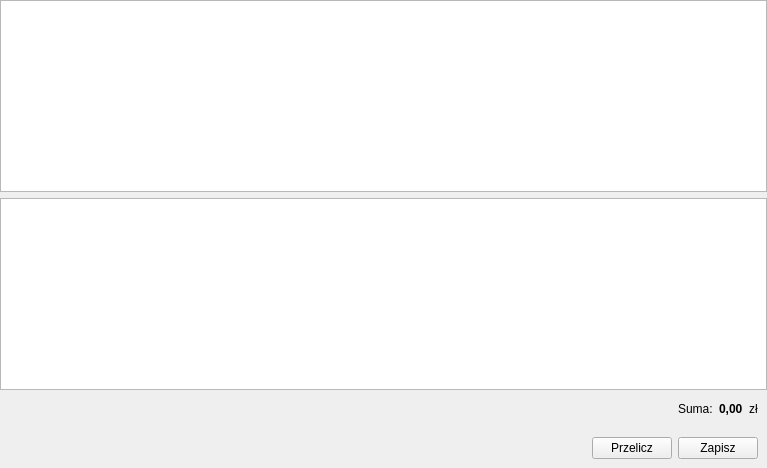
        <widget class="QWidget" name="tab_transport_cz">
         <attribute name="title">
          <string>Transport Cz</string>
         </attribute>
         <layout class="QVBoxLayout" name="verticalLayout_13">
          <property name="spacing">
           <number>0</number>
          </property>
          <property name="leftMargin">
           <number>0</number>
          </property>
          <property name="topMargin">
           <number>0</number>
          </property>
          <property name="rightMargin">
           <number>0</number>
          </property>
          <property name="bottomMargin">
           <number>0</number>
          </property>
          <item>
           <widget class="QWidget" name="widget_14" native="true">
            <layout class="QVBoxLayout" name="verticalLayout_12">
             <property name="spacing">
              <number>0</number>
             </property>
             <property name="leftMargin">
              <number>0</number>
             </property>
             <property name="topMargin">
              <number>0</number>
             </property>
             <property name="rightMargin">
              <number>0</number>
             </property>
             <property name="bottomMargin">
              <number>0</number>
             </property>
             <item>
              <widget class="QWidget" name="widget_31" native="true">
               <layout class="QVBoxLayout" name="verticalLayout_20">
                <property name="leftMargin">
                 <number>0</number>
                </property>
                <property name="topMargin">
                 <number>0</number>
                </property>
                <property name="rightMargin">
                 <number>0</number>
                </property>
                <property name="bottomMargin">
                 <number>0</number>
                </property>
                <item>
                 <widget class="QTableWidget" name="tab_wyliczenia_liderzy"/>
                </item>
                <item>
                 <widget class="QTableWidget" name="tab_dane_liderzy"/>
                </item>
               </layout>
              </widget>
             </item>
             <item>
              <widget class="QWidget" name="widget_16" native="true">
               <layout class="QHBoxLayout" name="horizontalLayout_8">
                <item>
                 <spacer name="horizontalSpacer_7">
                  <property name="orientation">
                   <enum>Qt::Horizontal</enum>
                  </property>
                  <property name="sizeHint" stdset="0">
                   <size>
                    <width>665</width>
                    <height>20</height>
                   </size>
                  </property>
                 </spacer>
                </item>
                <item>
                 <widget class="QLabel" name="label_13">
                  <property name="text">
                   <string>Suma:</string>
                  </property>
                 </widget>
                </item>
                <item>
                 <widget class="QLabel" name="lab_sumaLiderzy">
                  <property name="font">
                   <font>
                    <weight>75</weight>
                    <bold>true</bold>
                   </font>
                  </property>
                  <property name="text">
                   <string>0,00</string>
                  </property>
                 </widget>
                </item>
                <item>
                 <widget class="QLabel" name="label_15">
                  <property name="text">
                   <string>zł</string>
                  </property>
                 </widget>
                </item>
               </layout>
              </widget>
             </item>
             <item>
              <widget class="QWidget" name="widget_15" native="true">
               <layout class="QHBoxLayout" name="horizontalLayout_9">
                <item>
                 <spacer name="horizontalSpacer_8">
                  <property name="orientation">
                   <enum>Qt::Horizontal</enum>
                  </property>
                  <property name="sizeHint" stdset="0">
                   <size>
                    <width>583</width>
                    <height>20</height>
                   </size>
                  </property>
                 </spacer>
                </item>
                <item>
                 <widget class="QPushButton" name="btn_przeliczLiderzy">
                  <property name="text">
                   <string>Przelicz</string>
                  </property>
                 </widget>
                </item>
                <item>
                 <widget class="QPushButton" name="btn_zapiszLiderzy">
                  <property name="text">
                   <string>Zapisz</string>
                  </property>
                 </widget>
                </item>
               </layout>
              </widget>
             </item>
            </layout>
           </widget>
          </item>
         </layout>
        </widget>
